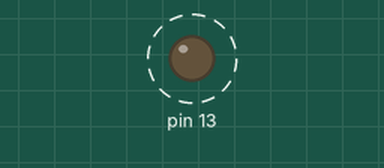
Simulated run of this sketch. Board: Arduino Uno, built with avr-gcc and run on an emulated ATmega328P. On the bench: output pins drawn as LEDs (lit = HIGH). Dashed ring = blinking. What the sketch prints to the serial monitor is not drawn.

Above: at 1.6 s.
Timing chart, 0 to 4.0 s (numbered marks = the images above):
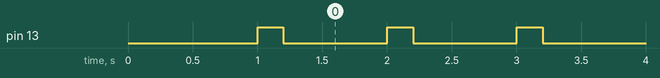

The sketch:

heartbeat.ino
```cpp
long seconds = 0;

void setup(){

  Serial.begin(9600);
  pinMode(13, OUTPUT);
  delay(1000);

}

void loop(){

  seconds = seconds + 1;
  Serial.print(seconds);
  Serial.println(" sec have elapsed");
  long realtime = millis();
  Serial.print(realtime);
  Serial.println(" have really passed");
  digitalWrite(13, HIGH);
  delay(200);
  digitalWrite(13, LOW);
  delay(800);

}
```

Measured:
- by itself, pin 13: alternates HIGH for 0.20 s and LOW for 0.80 s
